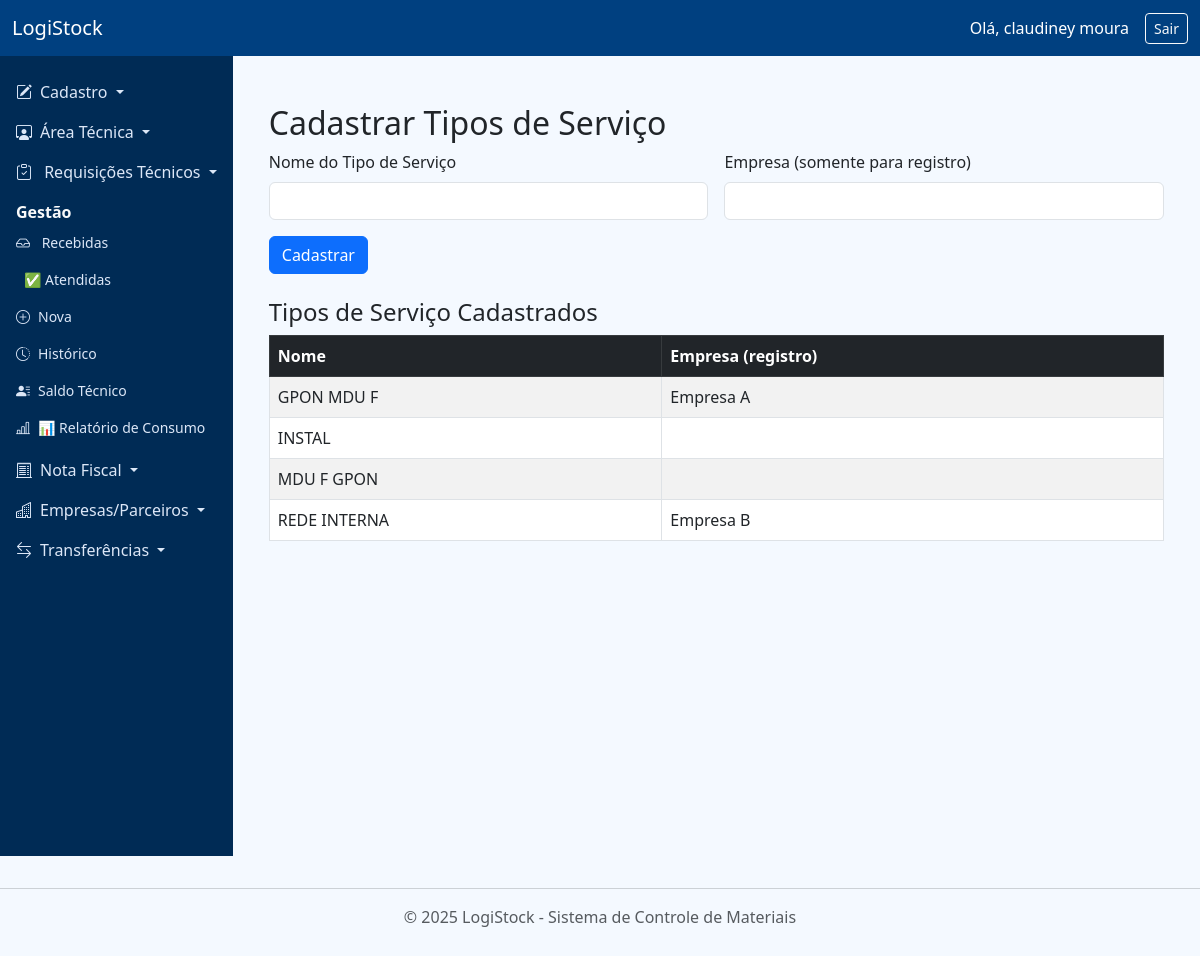
The app's page /cadastro/cadastro/tipo-servico (signed in) with its own data.
### app/models.py (models this page shows, shortened)
class Usuario(db.Model, UserMixin):
    __tablename__ = 'usuarios'
    id = db.Column(db.Integer, primary_key=True)
    nome = db.Column(db.String(150), nullable=False)
    email = db.Column(db.String(120), unique=True, nullable=False)
    senha_hash = db.Column(db.String(255), nullable=False)
    perfil = db.Column(db.String(50), nullable=False)
    status = db.Column(db.String(20), default='Ativo')

class TipoServico(db.Model):
    __tablename__ = 'tipos_servico'
    id = db.Column(db.Integer, primary_key=True)
    nome = db.Column(db.String(100), unique=True, nullable=False)
    empresa = db.Column(db.String(100))
    itens = db.relationship('Item', backref='tipo_servico_rel', lazy=True)

### app/routes/tipo_servico.py (the view, shortened to what this page needs)
@tipo_servico_bp.route('/cadastro/tipo-servico', methods=['GET', 'POST'])
def cadastrar_tipo_servico():
    tipos = TipoServico.query.order_by(TipoServico.nome).all()
    return render_template('cadastros/tipo_servico.html', tipos=tipos)

### app/routes/auth.py (called while the page is built)
@login_manager.user_loader
def load_user(user_id):
    return Usuario.query.get(int(user_id))

### app/templates/cadastros/tipo_servico.html (shortened to what this page needs)
{% extends 'base.html' %} {% block content %}
<div class="container mt-4">
  <h2>Cadastrar Tipos de Serviço</h2>
  <form method="POST" class="row g-3 mb-4">
    <div class="col-md-6">
      <label for="nome" class="form-label">Nome do Tipo de Serviço</label>
      <input type="text" name="nome" id="nome" class="form-control" required />
    </div>
    <div class="col-md-6">
      <label for="empresa" class="form-label"
        >Empresa (somente para registro)</label
      >
      <input type="text" name="empresa" id="empresa" class="form-control" />
    </div>
    <div class="col-12">
      <button type="submit" class="btn btn-primary">Cadastrar</button>
    </div>
  </form>
  <h4 class="mt-4">Tipos de Serviço Cadastrados</h4>
  {% if tipos %}
  <table class="table table-bordered table-striped mt-2">
    <thead class="table-dark">
      <tr>
        <th>Nome</th>
        <th>Empresa (registro)</th>
      </tr>
    </thead>
    <tbody>
      {% for tipo in tipos %}
      <tr>
        <td>{{ tipo.nome }}</td>
        <td>{{ tipo.empresa }}</td>
      </tr>
      {% endfor %}
    </tbody>
  </table>
  {% else %}
  <p class="text-muted">Nenhum tipo de serviço cadastrado.</p>
  {% endif %}
</div>
{% endblock %}

### app/templates/base.html (shortened to what this page needs)
<!DOCTYPE html>
<html lang="pt-br">
  <head>
    <link rel="stylesheet" href="https://cdn.jsdelivr.net/npm/bootstrap@5.3.0/dist/css/bootstrap.min.css" />
    <link rel="stylesheet" href="https://cdn.jsdelivr.net/npm/bootstrap-icons@1.10.5/font/bootstrap-icons.css" />
    <link rel="stylesheet" href="{{ url_for('static', filename='css/custom.css') }}">
  </head>
  <body>
    <nav class="navbar navbar-dark bg-dark">
      <div class="container-fluid">
        <a class="navbar-brand" href="/">LogiStock</a>
        {% if current_user.is_authenticated %}
          <div class="d-flex align-items-center text-white">
            <span class="me-3">Olá, {{ current_user.nome }}</span>
            <a href="{{ url_for('auth.logout') }}" class="btn btn-outline-light btn-sm">Sair</a>
          </div>
        {% else %}
          <div>
            <a href="{{ url_for('auth.login') }}" class="btn btn-outline-light btn-sm">Entrar</a>
          </div>
        {% endif %}
      </div>
    </nav>
    <div id="main-content">
      <nav id="sidebar" class="d-flex flex-column">
        <ul class="nav flex-column">
          <li class="nav-item">
            <a class="nav-link dropdown-toggle" href="#cadastroSubmenu" data-bs-toggle="collapse" role="button" aria-expanded="false" aria-controls="cadastroSubmenu">
              <i class="bi bi-pencil-square me-2"></i>Cadastro
            </a>
          </li>
            <li class="nav-item">
              <a class="nav-link dropdown-toggle" href="#areaTecnicaSubmenu" data-bs-toggle="collapse" role="button" aria-expanded="false" aria-controls="areaTecnicaSubmenu">
                <i class="bi bi-person-workspace me-2"></i>Área Técnica
              </a>
            </li>
<li class="nav-item">
  <a
    class="nav-link dropdown-toggle"
    href="#requisicoesTecnicosSubmenu"
    data-bs-toggle="collapse"
    role="button"
    aria-expanded="false"
    aria-controls="requisicoesTecnicosSubmenu"
  >
    {% if requisicoes_tecnicos_pendentes > 0 %}
      <i class="bi bi-person-exclamation me-2 text-danger"></i>
    {% else %}
      <i class="bi bi-clipboard-check me-2"></i>
    {% endif %}
    Requisições Técnicos
  </a>
  <div class="collapse show" id="requisicoesTecnicosSubmenu">
    <div class="menu-header">Gestão</div>
    <ul class="btn-toggle-nav list-unstyled fw-normal pb-1 small">
      {% if current_user.perfil in ['estoque', 'admin'] %}
      <li>
        <a class="nav-link px-3" href="{{ url_for('requisicoes_tecnicos.recebidas') }}">
          {% if requisicoes_tecnicos_pendentes > 0 %}
            <i class="bi bi-person-exclamation me-2 text-danger"></i>
          {% else %}
            <i class="bi bi-inbox me-2"></i>
          {% endif %}
          Recebidas
        </a>
      </li>
      {% endif %}
      {% if current_user.perfil in ['estoque', 'admin', 'tecnico'] %}
      <li>
        <a class="nav-link px-3" href="{{ url_for('requisicoes_tecnicos.atendidas') }}">
          ✅ Atendidas
        </a>
      </li>
      {% endif %}
      <li>
        <a href="{{ url_for('requisicoes_tecnicos.nova_requisicao') }}" class="nav-link px-3">
          <i class="bi bi-plus-circle me-2"></i>Nova
        </a>
      </li>
      <li>
        <a href="{{ url_for('requisicoes_tecnicos.historico') }}" class="nav-link px-3">
          <i class="bi bi-clock-history me-2"></i>Histórico
        </a>
      </li>
      <li>
        <a class="nav-link px-3" href="{{ url_for('saldo_tecnico.exibir_saldo') }}">
          <i class="bi bi-person-lines-fill me-2"></i>Saldo Técnico
        </a>
      </li>
      {% if current_user.perfil in ['admin', 'estoque'] %}
<li>
  <a class="nav-link px-3" href="{{ url_for('requisicoes_tecnicos.relatorio_consumo') }}">
    <i class="bi bi-bar-chart-line me-2"></i>📊 Relatório de Consumo
  </a>
</li>
{% endif %}
    </ul>
  </div>
</li>
          <li class="nav-item">
            <a
              class="nav-link dropdown-toggle"
              href="#notaFiscalSubmenu"
              data-bs-toggle="collapse"
              role="button"
              aria-expanded="false"
              aria-controls="notaFiscalSubmenu"
            >
              <i class="bi bi-receipt-cutoff me-2"></i>Nota Fiscal
            </a>
          </li>
          <li class="nav-item">
            <a
              class="nav-link dropdown-toggle"
              href="#empresasSubmenu"
              data-bs-toggle="collapse"
              role="button"
              aria-expanded="false"
              aria-controls="empresasSubmenu"
            >
              <i class="bi bi-buildings me-2"></i>Empresas/Parceiros
            </a>
          </li>
          <li class="nav-item">
            <a
              class="nav-link dropdown-toggle"
              href="#transferenciasSubmenu"
              data-bs-toggle="collapse"
              role="button"
              aria-expanded="false"
              aria-controls="transferenciasSubmenu"
            >
              <i class="bi bi-arrow-left-right me-2"></i>Transferências
            </a>
          </li>
        </ul>
      </nav>
      <div class="flex-grow-1 p-4">
        {% block content %}{% endblock %}
      </div>
    </div>
    <footer class="text-center text-muted py-3 mt-auto">
      <hr />
      <p>&copy; 2025 LogiStock - Sistema de Controle de Materiais</p>
    </footer>
  </body>
</html>

### app/static/css/custom.css (style rules this page uses)
body { background-color: #f4f9ff; font-family: 'Segoe UI', sans-serif; }
#sidebar { background-color: #002b55 !important; }
#sidebar .nav-link, #sidebar .dropdown-item { color: #dce7f7; }
.navbar { background-color: #004080 !important; color: white; }
.navbar .navbar-brand, .navbar .nav-link, .navbar span { color: white; font-weight: 500; }

### app/templates/base.html (style rules this page uses)
body { display: flex; min-height: 100vh; flex-direction: column; margin: 0; }
#main-content { flex: 1; display: flex; }
#sidebar { min-width: 220px; background-color: #002b55; color: white; padding-top: 1rem; min-height: 100vh; }
#sidebar .nav-link, #sidebar .dropdown-item { color: #dce7f7; }
.menu-header { color: #f9fafb; font-weight: bold; padding: 0.5rem 1rem 0 1rem; }
.nav-link i { margin-right: 0.5rem; }

### records on screen
Usuario: nome "claudiney moura"
TipoServico: nome "GPON MDU F", empresa "Empresa A"
TipoServico: nome "INSTAL"
TipoServico: nome "MDU F GPON"
TipoServico: nome "REDE INTERNA", empresa "Empresa B"
